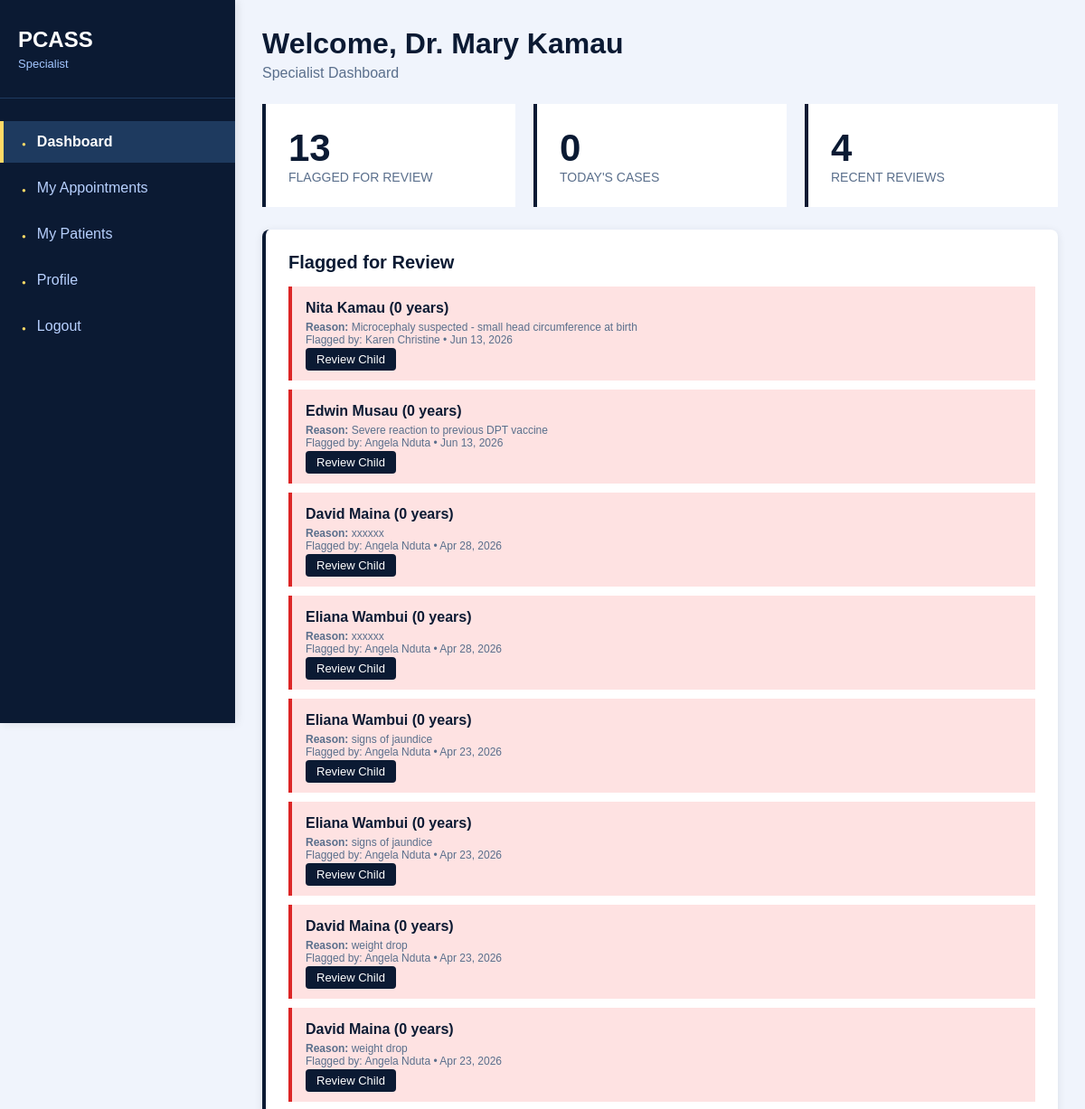
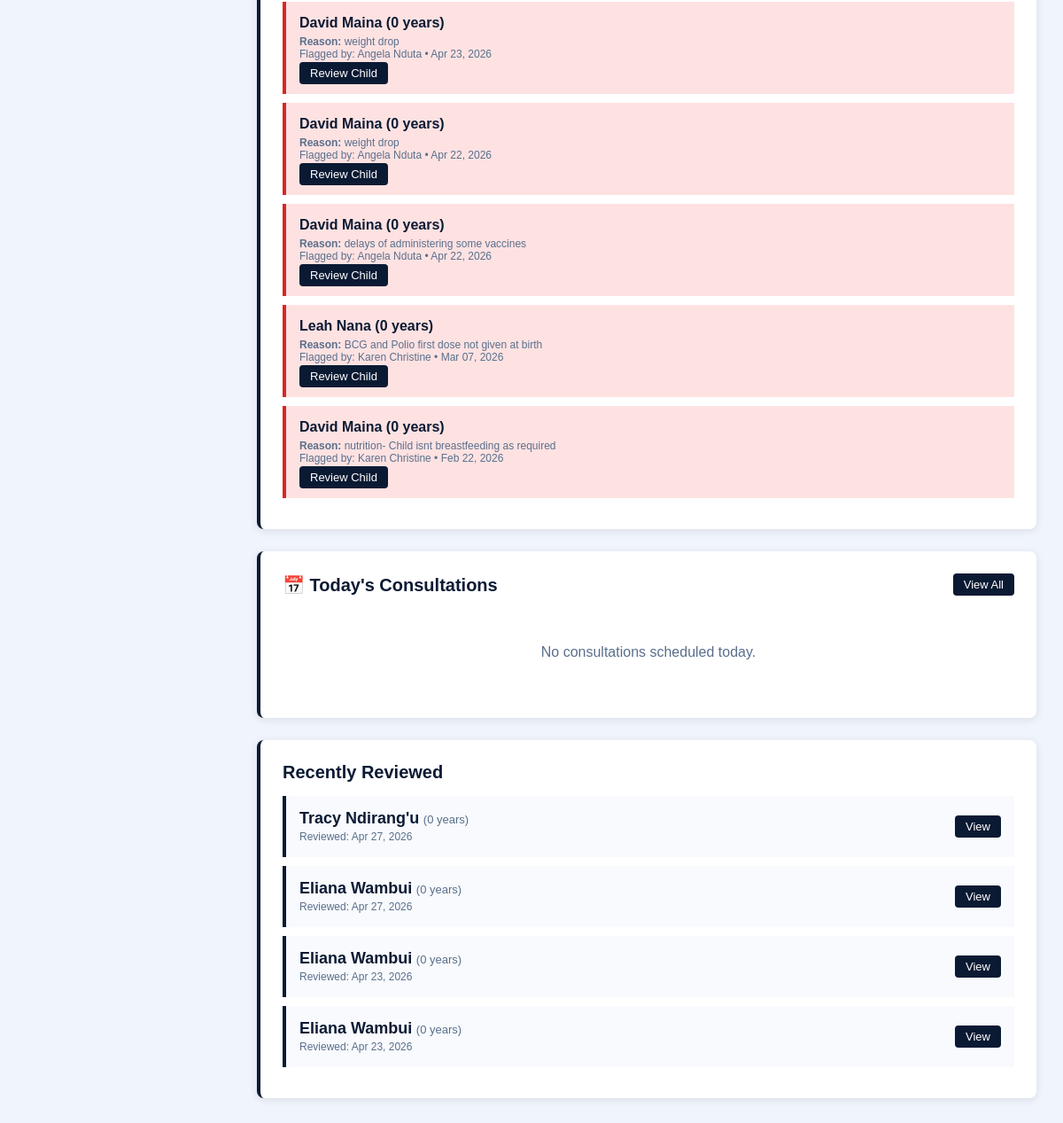
The page /doctor_specialist_dashboard.php (signed in) on the database its author committed (2 pictures, top to bottom).
### tables this page shows
CREATE TABLE `flags` (
  `flag_id` int(11) NOT NULL,
  `child_id` int(11) NOT NULL,
  `flagged_by` int(11) DEFAULT NULL,
  `assigned_to` int(11) DEFAULT NULL,
  `flag_type` enum('growth','milestone','vaccine','multiple','other') DEFAULT 'other',
  `reason` text NOT NULL,
  `notes` text DEFAULT NULL,
  `status` enum('new','in_review','resolved') DEFAULT 'new',
  `created_at` datetime DEFAULT current_timestamp(),
  `resolved_at` datetime DEFAULT NULL,
  `resolved_by` int(11) DEFAULT NULL
);

CREATE TABLE `children` (
  `child_id` int(11) NOT NULL,
  `guardian_id` int(11) NOT NULL,
  `first_name` varchar(100) NOT NULL,
  `last_name` varchar(100) NOT NULL,
  `gender` enum('Male','Female') NOT NULL,
  `date_of_birth` date NOT NULL,
  `created_at` timestamp NOT NULL DEFAULT current_timestamp()
);

CREATE TABLE `doctors` (
  `doctor_id` int(11) NOT NULL,
  `full_name` varchar(255) NOT NULL,
  `email` varchar(255) NOT NULL,
  `phone` varchar(20) DEFAULT NULL,
  `specialization` varchar(100) DEFAULT NULL,
  `license_number` varchar(50) DEFAULT NULL,
  `qualification` varchar(100) DEFAULT NULL,
  `years_of_experience` int(11) DEFAULT 0,
  `employment_type` enum('Full-Time','Part-Time','Contract','Visiting') DEFAULT 'Full-Time',
  `status` enum('Active','Inactive','On Leave') DEFAULT 'Active',
  `doctor_role` enum('immunization','specialist') DEFAULT 'immunization',
  `password` varchar(255) NOT NULL,
  `created_at` timestamp NOT NULL DEFAULT current_timestamp()
);

CREATE TABLE `specialist_reviews` (
  `review_id` int(11) NOT NULL,
  `child_id` int(11) NOT NULL,
  `flag_id` int(11) DEFAULT NULL,
  `doctor_id` int(11) NOT NULL,
  `review_date` datetime DEFAULT current_timestamp(),
  `diagnosis` text DEFAULT NULL,
  `diagnosis_notes` text DEFAULT NULL,
  `treatment_plan` text DEFAULT NULL,
  `lab_orders` text DEFAULT NULL,
  `referrals` text DEFAULT NULL,
  `follow_up_date` date DEFAULT NULL,
  `status` enum('active','completed','follow_up') DEFAULT 'active'
);

### doctor_specialist_dashboard.php (the view, shortened to what this page needs)
<?php
require_once __DIR__ . "/config/db.php";
$doctor_id = $_SESSION['user_id'];
$doctor_name = $_SESSION['name'];
$flagged = $conn->query("
    SELECT f.*, c.first_name, c.last_name, c.date_of_birth,
           d.full_name as flagged_by_name
    FROM flags f
    JOIN children c ON f.child_id = c.child_id
    LEFT JOIN doctors d ON f.flagged_by = d.doctor_id
    WHERE f.assigned_to = $doctor_id AND f.status = 'new'
    ORDER BY f.created_at DESC
");
$today = date('Y-m-d');
$consultations = $conn->query("
    SELECT a.*, c.first_name, c.last_name, c.date_of_birth
    FROM appointments a
    JOIN children c ON a.child_id = c.child_id
    WHERE a.doctor_id = $doctor_id
    AND a.appointment_date = '$today'
    ORDER BY a.appointment_time
");
$recent = $conn->query("
    SELECT sr.*, c.first_name, c.last_name, c.date_of_birth
    FROM specialist_reviews sr
    JOIN children c ON sr.child_id = c.child_id
    WHERE sr.doctor_id = $doctor_id
    ORDER BY sr.review_date DESC
    LIMIT 5
");
$flagged_count = $flagged->num_rows;
$consultations_count = $consultations->num_rows;
$recent_count = $recent->num_rows;
?>
<!DOCTYPE html>
<html>
<head>
    <link rel="stylesheet" href="assets/css/style.css">
</head>
<body>
<div class="wrapper">
    <div class="sidebar">
        <div class="sidebar-header">
            <h2>PCASS</h2>
            <p>Specialist</p>
        </div>
        <div class="nav">
            <ul>
                <li><a href="doctor_specialist_dashboard.php" class="active">Dashboard</a></li>
                <li><a href="doctor_specialist_appointments.php">My Appointments</a></li>
                <li><a href="doctor_specialist_patients.php">My Patients</a></li>
                <li><a href="doctor_profile.php">Profile</a></li>
                <li><a href="logout.php">Logout</a></li>
            </ul>
        </div>
    </div>
    <div class="main">
        <h1>Welcome, Dr. <?= htmlspecialchars($doctor_name) ?></h1>
        <p class="subtitle">Specialist Dashboard</p>
        <div class="stats-grid">
            <div class="stat-box">
                <div class="stat-number"><?= $flagged_count ?></div>
                <div class="stat-label">Flagged for Review</div>
            </div>
            <div class="stat-box">
                <div class="stat-number"><?= $consultations_count ?></div>
                <div class="stat-label">Today's Cases</div>
            </div>
            <div class="stat-box">
                <div class="stat-number"><?= $recent_count ?></div>
                <div class="stat-label">Recent Reviews</div>
            </div>
        </div>
        <?php if ($flagged->num_rows > 0): ?>
        <div class="card">
            <div class="card-header">
                <h2>Flagged for Review</h2>
            </div>
            <?php while ($f = $flagged->fetch_assoc()):
                $age = floor((time() - strtotime($f['date_of_birth'])) / (365 * 24 * 60 * 60));
            ?>
            <div class="flag-item">
                <div class="flag-title">
                    <?= htmlspecialchars($f['first_name'] . ' ' . $f['last_name']) ?> (<?= $age ?> years)
                </div>
                <div class="flag-meta">
                    <strong>Reason:</strong> <?= htmlspecialchars($f['reason']) ?><br>
                    Flagged by: <?= htmlspecialchars($f['flagged_by_name'] ?? 'System') ?> • <?= date('M d, Y', strtotime($f['created_at'])) ?>
                </div>
                <a href="doctor_specialist_ehr.php?child_id=<?= $f['child_id'] ?>&flag_id=<?= $f['flag_id'] ?>" class="btn-sm">Review Child</a>
            </div>
            <?php endwhile; ?>
        </div>
        <?php endif; ?>
        <div class="card">
            <div class="card-header">
                <h2>📅 Today's Consultations</h2>
                <a href="doctor_specialist_appointments.php" class="btn-sm">View All</a>
            </div>
            <?php if ($consultations->num_rows > 0): ?>
                <?php while ($apt = $consultations->fetch_assoc()):
                    $age = floor((time() - strtotime($apt['date_of_birth'])) / (365 * 24 * 60 * 60));
                ?>
                <div class="consult-item">
                    <div>
                        <span class="patient-name"><?= htmlspecialchars($apt['first_name'] . ' ' . $apt['last_name']) ?></span>
                        <span class="patient-age">(<?= $age ?> years)</span><br>
                        <span style="color:#5a6f8c; font-size:12px;"><?= date('g:i A', strtotime($apt['appointment_time'])) ?></span>
                    </div>
                    <a href="specialist_review.php?child_id=<?= $apt['child_id'] ?>" class="btn-sm">Start Review</a>
                </div>
                <?php endwhile; ?>
            <?php else: ?>
            <div class="empty">
                <p>No consultations scheduled today.</p>
            </div>
            <?php endif; ?>
        </div>
        <?php if ($recent->num_rows > 0): ?>
        <div class="card">
            <div class="card-header">
                <h2>Recently Reviewed</h2>
            </div>
            <?php while ($r = $recent->fetch_assoc()):
                $age = floor((time() - strtotime($r['date_of_birth'])) / (365 * 24 * 60 * 60));
            ?>
            <div class="consult-item">
                <div>
                    <span class="patient-name"><?= htmlspecialchars($r['first_name'] . ' ' . $r['last_name']) ?></span>
                    <span class="patient-age">(<?= $age ?> years)</span><br>
                    <span style="color:#5a6f8c; font-size:12px;">Reviewed: <?= date('M d, Y', strtotime($r['review_date'])) ?></span>
                </div>
                <a href="specialist_review.php?child_id=<?= $r['child_id'] ?>" class="btn-sm">View</a>
            </div>
            <?php endwhile; ?>
        </div>
        <?php endif; ?>
    </div>
</div>
</body>
</html>

### assets/css/style.css (style rules this page uses)
* { margin: 0; padding: 0; }
body { font-family: Arial, Helvetica, sans-serif; background: #f0f4fc; }
.sidebar { width: 260px; background: #0b1a33; color: white; position: fixed; height: 100vh; overflow-y: auto; box-shadow: 2px 0 10px rgba(0,0,0,0.1); display: table-cell; }
.sidebar-header { padding: 30px 20px; border-bottom: 1px solid #1e3a5f; background: #0b1a33; }
.sidebar-header h2 { font-size: 24px; margin-bottom: 5px; color: #ffffff; }
.sidebar-header p { font-size: 13px; color: #a3c6ff; }
.sidebar .nav ul { list-style: none; padding: 20px 0; }
.sidebar .nav ul li { margin: 5px 0; }
.sidebar .nav ul li a { display: block; padding: 14px 20px; color: #b8d1ff; text-decoration: none; border-left: 4px solid transparent; }
.sidebar .nav ul li a.active { background: #1e3a5f; border-left-color: #ffd966; color: #ffffff; font-weight: 600; }
.sidebar .nav ul li a::before { content: '●'; margin-right: 12px; font-size: 8px; color: #ffd966; }
.stats-grid { display: table; width: 100%; margin-bottom: 30px; border-collapse: separate; border-spacing: 20px 0; }
.card { background: #ffffff; padding: 25px; border-radius: 8px; box-shadow: 0 2px 10px rgba(11,26,51,0.1); margin-bottom: 20px; }
.patient-name { font-size: 18px; color: #0b1a33; margin-bottom: 5px; }

### doctor_specialist_dashboard.php (style rules this page uses)
* { margin:0; padding:0; box-sizing:border-box; }
body { background:#f0f4fc; font-family:Arial; }
.wrapper { display:flex; }
.main { margin-left:260px; padding:30px; flex:1; }
h1 { color:#0b1a33; margin-bottom:5px; }
.subtitle { color:#5a6f8c; margin-bottom:25px; }
.stats-grid { display:grid; grid-template-columns:repeat(3,1fr); gap:20px; margin-bottom:25px; }
.stat-box { background:white; padding:25px; border-left:4px solid #0b1a33; }
.stat-number { font-size:42px; font-weight:700; color:#0b1a33; }
.stat-label { color:#5a6f8c; font-size:14px; text-transform:uppercase; }
.card { background:white; padding:25px; margin-bottom:25px; border-left:4px solid #0b1a33; }
.card-header { display:flex; justify-content:space-between; align-items:center; margin-bottom:15px; }
.card-header h2 { color:#0b1a33; font-size:20px; margin:0; }
.flag-item { background:#fee2e2; padding:15px; margin-bottom:10px; border-left:4px solid #dc2626; }
.flag-title { font-weight:700; color:#0b1a33; font-size:16px; }
.flag-meta { color:#5a6f8c; font-size:12px; margin:5px 0; }
.consult-item { background:#f8fafd; padding:15px; margin-bottom:10px; border-left:4px solid #0b1a33; display:flex; justify-content:space-between; align-items:center; }
.btn-sm { background:#0b1a33; color:white; padding:5px 12px; text-decoration:none; border-radius:4px; font-size:13px; }
.empty { text-align:center; padding:40px; color:#5a6f8c; }
.patient-name { font-weight:600; color:#0b1a33; }
.patient-age { color:#5a6f8c; font-size:13px; }

### rows shown on the page
flags: child.last_name "Nita Kamau", child.date_of_birth "0", reason "Microcephaly suspected - small head circumference at birth", flagged_by.full_name "Karen Christine", created_at "Jun 13, 2026"
flags: child.last_name "Edwin Musau", child.date_of_birth "0", reason "Severe reaction to previous DPT vaccine", flagged_by.full_name "Angela Nduta", created_at "Jun 13, 2026"
flags: child.last_name "David Maina", child.date_of_birth "0", reason "xxxxxx", flagged_by.full_name "Angela Nduta", created_at "Apr 28, 2026"
flags: child.last_name "Eliana Wambui", child.date_of_birth "0", reason "xxxxxx", flagged_by.full_name "Angela Nduta", created_at "Apr 28, 2026"
flags: child.last_name "Eliana Wambui", child.date_of_birth "0", reason "signs of jaundice", flagged_by.full_name "Angela Nduta", created_at "Apr 23, 2026"
flags: child.last_name "Eliana Wambui", child.date_of_birth "0", reason "signs of jaundice", flagged_by.full_name "Angela Nduta", created_at "Apr 23, 2026"
flags: child.last_name "David Maina", child.date_of_birth "0", reason "weight drop", flagged_by.full_name "Angela Nduta", created_at "Apr 23, 2026"
flags: child.last_name "David Maina", child.date_of_birth "0", reason "weight drop", flagged_by.full_name "Angela Nduta", created_at "Apr 23, 2026"
flags: child.last_name "David Maina", child.date_of_birth "0", reason "weight drop", flagged_by.full_name "Angela Nduta", created_at "Apr 23, 2026"
flags: child.last_name "David Maina", child.date_of_birth "0", reason "weight drop", flagged_by.full_name "Angela Nduta", created_at "Apr 22, 2026"
flags: child.last_name "David Maina", child.date_of_birth "0", reason "delays of administering some vaccines", flagged_by.full_name "Angela Nduta", created_at "Apr 22, 2026"
flags: child.last_name "Leah Nana", child.date_of_birth "0", reason "BCG and Polio first dose not given at birth", flagged_by.full_name "Karen Christine", created_at "Mar 07, 2026"
flags: child.last_name "David Maina", child.date_of_birth "0", reason "nutrition- Child isnt breastfeeding as required", flagged_by.full_name "Karen Christine", created_at "Feb 22, 2026"
specialist_reviews: child.last_name "Tracy Ndirang'u", child.date_of_birth "0", review_date "Apr 27, 2026"
specialist_reviews: child.last_name "Eliana Wambui", child.date_of_birth "0", review_date "Apr 27, 2026"
specialist_reviews: child.last_name "Eliana Wambui", child.date_of_birth "0", review_date "Apr 23, 2026"
specialist_reviews: child.last_name "Eliana Wambui", child.date_of_birth "0", review_date "Apr 23, 2026"

### other values the page prints
$doctor_name "Mary Kamau"
$flagged_count "13"
$consultations_count "0"
$recent_count "4"
